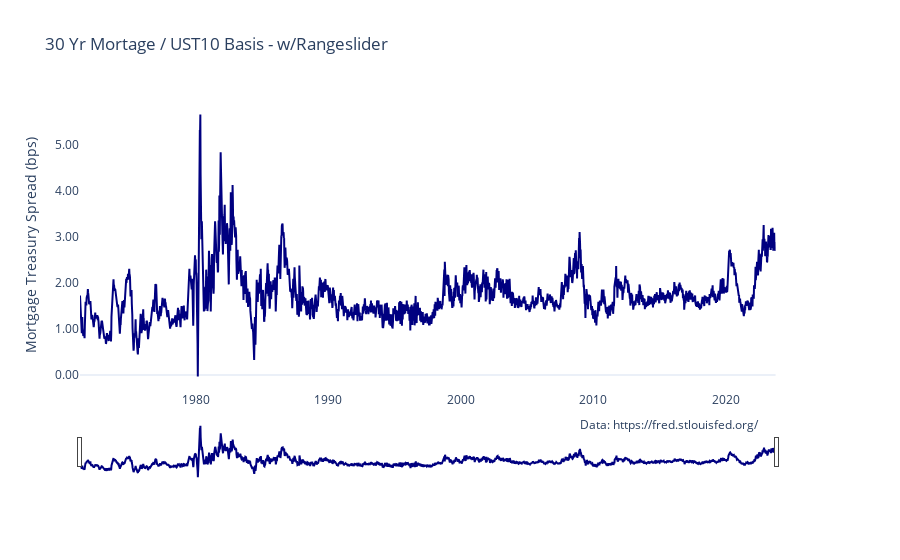

The notebook cell this image was saved under:
### Code cell
#Construct chart
fig = make_subplots(specs=[[{'secondary_y': True}]])

fig.update_traces(marker_color='lightblue', opacity=0.5)
fig.add_trace(go.Scatter(x=m.index, y=m['Spread'], mode='lines', name='Mortgage - 10 Year', marker_color='navy'))

fig.update_layout(barmode='stack', title_text='30 Yr Mortage / UST10 Basis - w/Rangeslider', showlegend=False,
                  hoverlabel=dict(bgcolor='white'), template='plotly_white', xaxis=dict(showgrid=False), 
                  yaxis=dict(title='Mortgage Treasury Spread (bps)',tickformat=',.2f', showgrid=False),
                  xaxis_rangeslider_visible=True)

fig.add_annotation(text='Data: https://fred.stlouisfed.org/',
                  xref='paper', yref='paper',
                  x=0.92, y=-0.15, showarrow=False)

fig.show()

### Figure 1 — Plotly figure (JSON) as saved in the notebook; plotly's stock layout.template omitted (floating-point values rounded to 4 significant figures; data arrays with more than 128 entries replaced by an {"elided": "..."} marker saying what was removed)
{"data": [{"marker": {"color": "navy"}, "mode": "lines", "name": "Mortgage - 10 Year", "type": "scatter", "x": {"elided": "2683 str values"}, "y": {"elided": "2683 float values"}}], "layout": {"annotations": [{"showarrow": false, "text": "Data: https://fred.stlouisfed.org/", "x": 0.92, "xref": "paper", "y": -0.15, "yref": "paper"}], "barmode": "stack", "hoverlabel": {"bgcolor": "white"}, "showlegend": false, "title": {"text": "30 Yr Mortage / UST10 Basis - w/Rangeslider"}, "xaxis": {"anchor": "y", "domain": [0, 0.94], "rangeslider": {"visible": true}, "showgrid": false}, "yaxis": {"anchor": "x", "domain": [0, 1], "showgrid": false, "tickformat": ",.2f", "title": {"text": "Mortgage Treasury Spread (bps)"}}, "yaxis2": {"anchor": "x", "overlaying": "y", "side": "right"}}}
